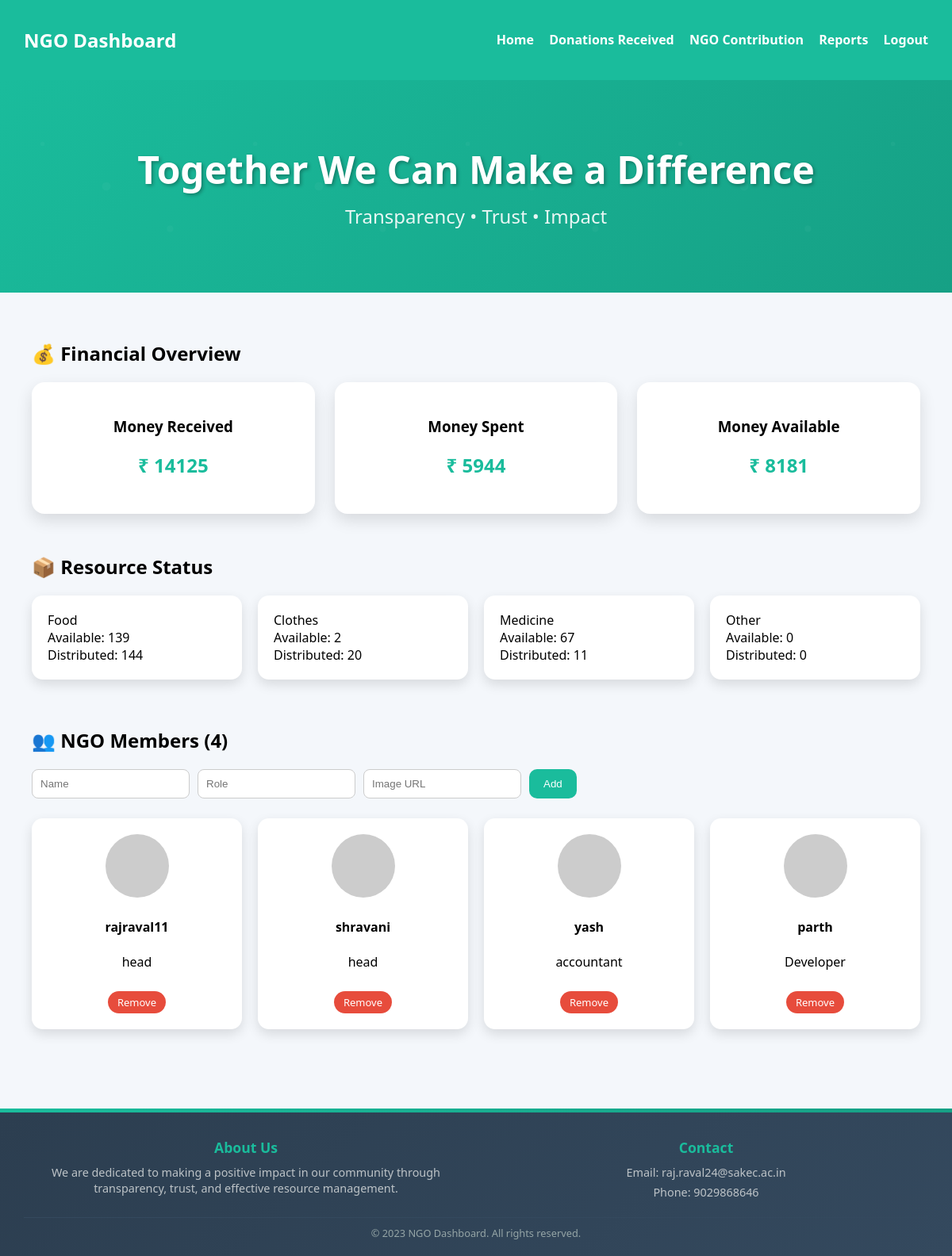
The app's page /home/ (signed in) with its own data.
### mainapp/models.py (models this page shows, shortened)
class Member(models.Model):
    name = models.CharField(max_length=100)
    role = models.CharField(max_length=100)
    image = models.URLField(blank=True)
    is_active = models.BooleanField(default=True)

### mainapp/views.py (the view)
# urls.py: path('home/', views.home, name='home'),
@login_required
def home(request):
    money_received = Donation.objects.filter(
        donation_type='Money'
    ).aggregate(total=Sum('amount'))['total'] or 0
    money_spent = MoneySpent.objects.aggregate(
        total=Sum('amount')
    )['total'] or 0
    money_available = money_received - money_spent
    def available(name):
        return Inventory.objects.filter(
            resource_name=name
        ).aggregate(total=Sum('available_quantity'))['total'] or 0
    food_available = available('Food')
    clothes_available = available('Clothes')
    medicine_available = available('Medicine')
    other_available = available('Other')
    def distributed(name):
        return Distribution.objects.filter(
            resource__resource_name=name
        ).aggregate(total=Sum('quantity'))['total'] or 0
    food_distributed = distributed('Food')
    clothes_distributed = distributed('Clothes')
    medicine_distributed = distributed('Medicine')
    other_distributed = distributed('Other')
    members = Member.objects.filter(is_active=True)
    return render(request, 'mainapp/home.html', {
        'money_received': money_received,
        'money_spent': money_spent,
        'money_available': money_available,
        'food_available': food_available,
        'food_distributed': food_distributed,
        'clothes_available': clothes_available,
        'clothes_distributed': clothes_distributed,
        'medicine_available': medicine_available,
        'medicine_distributed': medicine_distributed,
        'other_available': other_available,
        'other_distributed': other_distributed,
        'members': members,
        'active_members': members.count(),
    })

### mainapp/templates/mainapp/home.html (shortened to what this page needs)
<!DOCTYPE html>
<html lang="en">
<head>
<link rel="stylesheet" href="https://cdnjs.cloudflare.com/ajax/libs/font-awesome/6.0.0/css/all.min.css">
</head>
<body>
<div class="navbar">
  <h2>NGO Dashboard</h2>
  <div class="nav-links">
    <a href="{% url 'home' %}">Home</a>
    <a href="{% url 'donation' %}">Donations Received</a>
    <a href="{% url 'resource' %}">NGO Contribution</a>
    <a href="{% url 'report' %}">Reports</a>
    <a href="{% url 'logout' %}">Logout</a>
  </div>
</div>
<div class="header">
  <h1>Together We Can Make a Difference</h1>
  <p>Transparency • Trust • Impact</p>
</div>
<div class="container">
<h2>💰 Financial Overview</h2>
<div class="stats">
  <div class="stat-card">
    <h3>Money Received</h3>
    <h2>₹ {{ money_received }}</h2>
  </div>
  <div class="stat-card">
    <h3>Money Spent</h3>
    <h2>₹ {{ money_spent }}</h2>
  </div>
  <div class="stat-card">
    <h3>Money Available</h3>
    <h2>₹ {{ money_available }}</h2>
  </div>
</div>
<h2 style="margin-top:50px;">📦 Resource Status</h2>
<div class="resource-grid">
  <div class="resource-card">Food<br>Available: {{ food_available }}<br>Distributed: {{ food_distributed }}</div>
  <div class="resource-card">Clothes<br>Available: {{ clothes_available }}<br>Distributed: {{ clothes_distributed }}</div>
  <div class="resource-card">Medicine<br>Available: {{ medicine_available }}<br>Distributed: {{ medicine_distributed }}</div>
  <div class="resource-card">Other<br>Available: {{ other_available }}<br>Distributed: {{ other_distributed }}</div>
</div>
<div class="members">
  <h2>👥 NGO Members ({{ active_members }})</h2>
  <form method="POST" action="{% url 'add_member' %}" class="add-member-form">
    <input name="name" placeholder="Name" required>
    <input name="role" placeholder="Role" required>
    <input name="image" placeholder="Image URL">
    <button>Add</button>
  </form>
  <div class="member-grid">
    {% for member in members %}
    <div class="member-card">
      <img src="{{ member.image|default:'https://ui-avatars.com/api/?name=User&background=cccccc&color=000000&size=80' }}">
      <h4>{{ member.name }}</h4>
      <p>{{ member.role }}</p>
      <a href="{% url 'delete_member' member.id %}" class="remove-btn">Remove</a>
    </div>
    {% endfor %}
  </div>
</div>
</div>
<footer class="footer">
  <div class="footer-content">
    <div class="footer-section">
      <h3>About Us</h3>
      <p>We are dedicated to making a positive impact in our community through transparency, trust, and effective resource management.</p>
    </div>
    <div class="footer-section">
      <h3>Contact</h3>
      <p>Email: raj.raval24@sakec.ac.in</p>
      <p>Phone: 9029868646</p>
    </div>
  </div>
  <div class="footer-bottom">
    <p>&copy; 2023 NGO Dashboard. All rights reserved.</p>
  </div>
</footer>
</body>
</html>

### mainapp/templates/mainapp/home.html (style rules this page uses)
* { box-sizing: border-box; }
body { margin: 0; font-family: "Segoe UI", Arial; background: #f4f7fb; }
.navbar { background: #1abc9c; padding: 14px 30px; display: flex; justify-content: space-between; align-items: center; color: white; }
.nav-links a { color: white; text-decoration: none; font-weight: 600; margin-left: 15px; }
.header { background: linear-gradient(135deg, #1abc9c, #16a085); padding: 80px 40px; text-align: center; color: white; position: relative; overflow: hidden; }
.header::before { content: ''; position: absolute; top: 0; left: 0; right: 0; bottom: 0; opacity: 0.3; }
.header h1 { font-size: 3em; margin: 0; text-shadow: 2px 2px 4px rgba(0,0,0,0.3); position: relative; z-index: 1; }
.header p { font-size: 1.5em; margin: 10px 0 0 0; opacity: 0.9; position: relative; z-index: 1; }
.container { padding: 40px; }
.stats { display: grid; grid-template-columns: repeat(auto-fit, minmax(220px, 1fr)); gap: 25px; }
.stat-card { background: white; padding: 25px; border-radius: 16px; text-align: center; box-shadow: 0 8px 20px rgba(0,0,0,0.12); }
.stat-card h2 { color: #1abc9c; }
.resource-grid { display: grid; grid-template-columns: repeat(auto-fit, minmax(200px, 1fr)); gap: 20px; margin-top: 20px; }
.resource-card { background: white; padding: 20px; border-radius: 14px; box-shadow: 0 6px 15px rgba(0,0,0,0.12); }
.members { margin-top: 60px; }
.add-member-form { display: flex; gap: 10px; flex-wrap: wrap; margin-bottom: 25px; }
.add-member-form input { padding: 10px; border-radius: 8px; border: 1px solid #ccc; }
.add-member-form button { background: #1abc9c; color: white; border: none; padding: 10px 18px; border-radius: 10px; }
.member-grid { display: grid; grid-template-columns: repeat(auto-fit, minmax(200px, 1fr)); gap: 20px; }
.member-card { background: white; padding: 20px; border-radius: 14px; text-align: center; box-shadow: 0 6px 15px rgba(0,0,0,0.12); }
.member-card img { width: 80px; height: 80px; border-radius: 50%; }
.remove-btn { display: inline-block; margin-top: 10px; padding: 5px 12px; background: #e74c3c; color: white; border-radius: 15px; text-decoration: none; font-size: 13px; transition: background 0.3s ease; }
.footer { background: linear-gradient(135deg, #2c3e50, #34495e); color: white; padding: 20px 30px; text-align: center; margin-top: 60px; position: relative; }
.footer::before { content: ''; position: absolute; top: 0; left: 0; right: 0; height: 5px; background: linear-gradient(90deg, #1abc9c, #16a085); }
.footer-content { display: flex; justify-content: space-around; flex-wrap: wrap; gap: 20px; margin-bottom: 15px; }
.footer-section { flex: 1; min-width: 200px; }
.footer-section h3 { margin-bottom: 10px; color: #1abc9c; font-size: 1.1em; display: flex; align-items: center; justify-content: center; gap: 8px; }
.footer-section p { color: #bdc3c7; line-height: 1.4; margin: 5px 0; font-size: 0.9em; }
.footer-bottom { border-top: 1px solid #34495e; padding-top: 10px; color: #95a5a6; }
.footer-bottom p { margin: 0; font-size: 0.8em; }

### records on screen
Member: name "rajraval11", role "head"
Member: name "shravani", role "head"
Member: name "yash", role "accountant"
Member: name "parth", role "Developer"

### other values on screen
{{ money_received }} "14125"
{{ money_spent }} "5944"
{{ money_available }} "8181"
{{ food_available }} "139"
{{ food_distributed }} "144"
{{ clothes_available }} "2"
{{ clothes_distributed }} "20"
{{ medicine_available }} "67"
{{ medicine_distributed }} "11"
{{ other_available }} "0"
{{ other_distributed }} "0"
{{ active_members }} "4"
